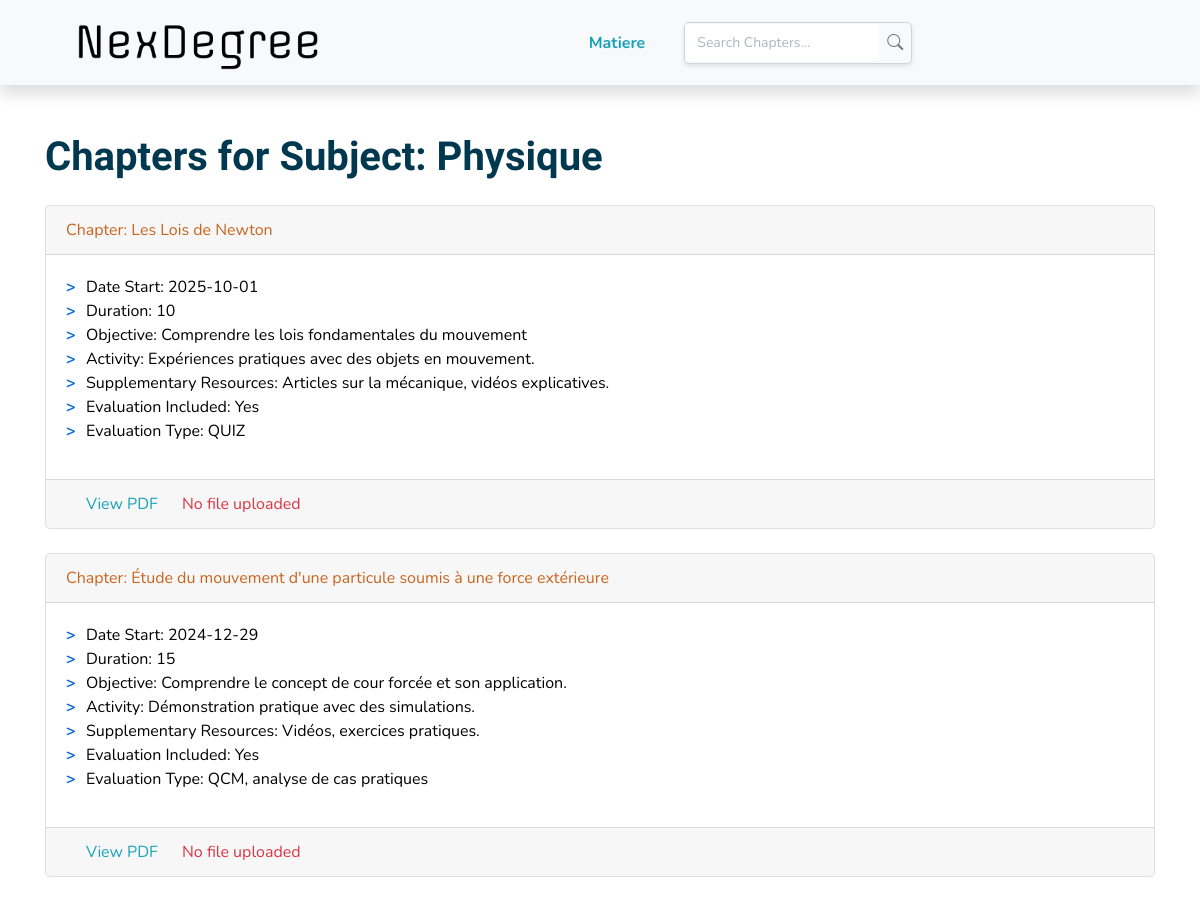
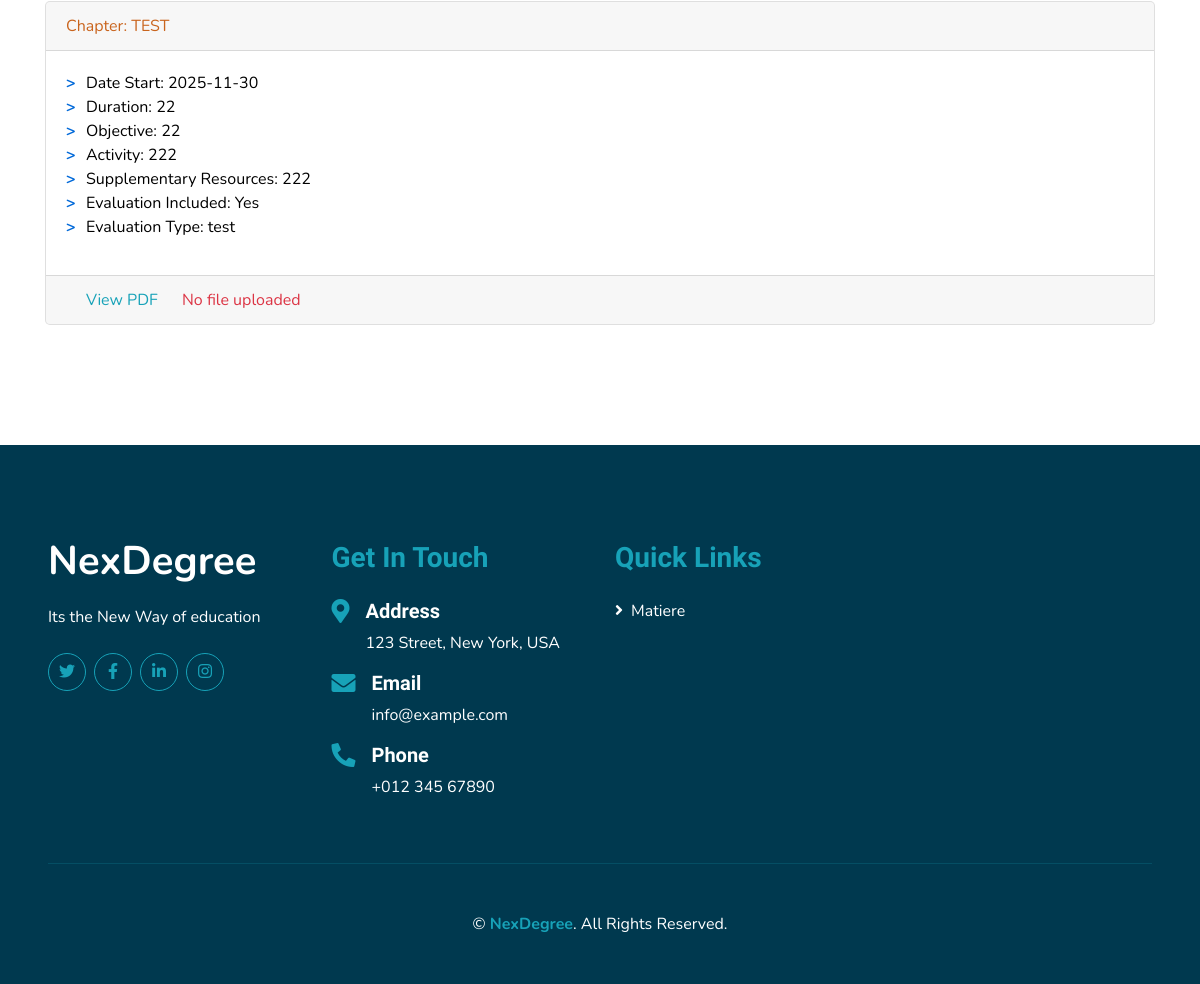
Page /View/FrontOffice/affichechapitre.php?id_matiere=2 on the committed database (2 pictures, top to bottom).
### tables this page shows
CREATE TABLE `matiere` (
  `id_matiere` int(11) NOT NULL,
  `nom` varchar(255) NOT NULL,
  `description` text DEFAULT NULL,
  `credit` int(11) DEFAULT NULL,
  `sems` int(11) DEFAULT NULL,
  `niveau` int(11) DEFAULT NULL,
  `prerequis` text DEFAULT NULL,
  `nombre_chapitre` int(11) DEFAULT NULL
);

CREATE TABLE `chapitre` (
  `id_chapitre` int(11) NOT NULL,
  `id_matiere` int(11) NOT NULL,
  `titre` varchar(255) NOT NULL,
  `contenu` varchar(255) NOT NULL,
  `date_debut` date DEFAULT NULL,
  `duree` int(11) DEFAULT NULL,
  `objectif` text DEFAULT NULL,
  `activite` text DEFAULT NULL,
  `res_supp` text DEFAULT NULL,
  `evaluation_incluse` tinyint(1) DEFAULT 0,
  `type_de_evaluation` varchar(255) DEFAULT NULL
);

### controller/chapitre_controller.php (called while the page is built, shortened)
<?php
class chapitre_controller
{
public function get_chapitres_by_matiere($id_matiere) {
    $db = config::getConnexion();
    $sql = "SELECT * FROM chapitre WHERE id_matiere = ?";
    $query = $db->prepare($sql);
    $query->execute([$id_matiere]);
    return $query->fetchAll();
}
    }
?>

### View/FrontOffice/affichechapitre.php (the view, shortened to what this page needs)
<?php
include(__DIR__ . '/../../Controller/chapitre_controller.php');
$id_matiere = intval($_GET['id_matiere']);
$chapitreController = new chapitre_controller();
$chapitres = $chapitreController->get_chapitres_by_matiere($id_matiere);
$sql_matiere = "SELECT nom FROM matiere WHERE id_matiere = ?";
$db = config::getConnexion();
$query_matiere = $db->prepare($sql_matiere);
$query_matiere->execute([$id_matiere]);
$matiere_name = $query_matiere->fetchColumn();
?>
<!DOCTYPE html>
<html lang="en">
<head>
    <link href="https://cdnjs.cloudflare.com/ajax/libs/font-awesome/5.10.0/css/all.min.css" rel="stylesheet">
    <link href="lib/flaticon/font/flaticon.css" rel="stylesheet">
    <link href="lib/owlcarousel/assets/owl.carousel.min.css" rel="stylesheet">
    <link href="lib/lightbox/css/lightbox.min.css" rel="stylesheet">
    <link rel="stylesheet" href="https://cdn.jsdelivr.net/npm/bootstrap-icons@1.5.0/font/bootstrap-icons.css">
    <link href="css/style.css" rel="stylesheet">
</head>
<body>
    <div class="container-fluid bg-light position-relative shadow">
    <nav class="navbar navbar-expand-lg bg-light navbar-light py-3 py-lg-0 px-0 px-lg-5">
        <a href="index.php" class="navbar-brand font-weight-bold text-secondary" style="font-size: 50px;">
            <img src="img/logo.png" style="width: 270px; height: 50px;" alt="NexDegree">
        </a>
        <div class="collapse navbar-collapse justify-content-between" id="navbarCollapse">
            <div class="navbar-nav font-weight-bold mx-auto py-0 d-flex align-items-center">
                <a href="index.php" class="nav-item nav-link active">Matiere</a>
                <div class="search-bar ml-4">
                    <form class="search-form d-flex align-items-center" method="POST" action="search_chapters.php">
                        <input type="text" name="query" placeholder="Search Chapters..."
                               value="<?= isset($_POST['query']) ? htmlspecialchars($_POST['query']) : '' ?>" />
                        <button type="submit" title="Search">
                            <i class="bi bi-search"></i>
                        </button>
                    </form>
                </div>
            </div>
        </div>
    </nav>
</div>
    <div class="container-fluid py-5">
        <div class="container">
        <h1 class="mb-4">Chapters for Subject: <?= htmlspecialchars($matiere_name) ?></h1>
<?php if (empty($chapitres)): ?>
    <p class="text-muted">No chapters available for this subject.</p>
<?php else: ?>
    <?php foreach ($chapitres as $chapitre): ?>
        <div class="card mb-4">
            <div class="card-header" style="color : rgb(201, 100, 29);">
                Chapter: <?= htmlspecialchars($chapitre['titre']) ?>
            </div>
            <div class="card-body" style="color:black;">
                <ul>
                    <li>Date Start: <?= isset($chapitre['date_debut']) ? htmlspecialchars($chapitre['date_debut']) : 'N/A'; ?></li>
                    <li>Duration: <?= isset($chapitre['duree']) ? htmlspecialchars($chapitre['duree']) : 'N/A'; ?></li>
                    <li>Objective: <?= isset($chapitre['objectif']) ? htmlspecialchars($chapitre['objectif']) : 'N/A'; ?></li>
                    <li>Activity: <?= isset($chapitre['activite']) ? htmlspecialchars($chapitre['activite']) : 'N/A'; ?></li>
                    <li>Supplementary Resources: <?= isset($chapitre['res_supp']) ? htmlspecialchars($chapitre['res_supp']) : 'N/A'; ?></li>
                    <li>Evaluation Included: <?= isset($chapitre['evaluation_incluse']) && $chapitre['evaluation_incluse'] ? 'Yes' : 'No'; ?></li>
                    <li>Evaluation Type:
                        <?= isset($chapitre['type_de_evaluation']) && $chapitre['evaluation_incluse'] ? htmlspecialchars($chapitre['type_de_evaluation']) : 'NONE'; ?>
                    </li>
                </ul>
            </div>
            <div class="card-footer">
            <?php
                $file_path = "../uploads/" . basename($chapitre['contenu']);?>
                <a href="<?= htmlspecialchars($file_path); ?>" style="margin-left:20px; margin-right:20px;" >View PDF</a>
            <?php if (isset($chapitre['contenu']) && !empty($chapitre['contenu']) && file_exists("../uploads/" . $chapitre['contenu'])): ?>
    <a href="../uploads/<?= htmlspecialchars($chapitre['contenu']); ?>" download="<?= htmlspecialchars($chapitre['contenu']); ?>">Download PDF</a>
    <a style="margin-left:20px; margin-right:20px;" href="quiz.php?id_chapitre=<?= htmlspecialchars($chapitre['id_chapitre']) ?>" >Quiz</a>
    <a style="margin-left:20px; margin-right:20px;" href="ListeTest.php?id_chapitre=<?= htmlspecialchars($chapitre['id_chapitre']) ?>" >Test</a>
    <?php else: ?>
    <span class="text-danger">No file uploaded</span>
<?php endif; ?>
</div>
        </div>
    <?php endforeach; ?>
<?php endif; ?>
        </div>
    </div>
    <div class="container-fluid bg-secondary text-white mt-5 py-5 px-sm-3 px-md-5">
        <div class="row pt-5">
            <div class="col-lg-3 col-md-6 mb-5">
                <a href="#" class="navbar-brand font-weight-bold text-primary m-0 mb-4 p-0" style="font-size: 40px; line-height: 40px;">
                    <span class="text-white">NexDegree</span>
                </a>
                <p>Its the New Way of education</p>
                <div class="d-flex justify-content-start mt-4">
                    <a class="btn btn-outline-primary rounded-circle text-center mr-2 px-0"
                        style="width: 38px; height: 38px;" href="#"><i class="fab fa-twitter"></i></a>
                    <a class="btn btn-outline-primary rounded-circle text-center mr-2 px-0"
                        style="width: 38px; height: 38px;" href="#"><i class="fab fa-facebook-f"></i></a>
                    <a class="btn btn-outline-primary rounded-circle text-center mr-2 px-0"
                        style="width: 38px; height: 38px;" href="#"><i class="fab fa-linkedin-in"></i></a>
                    <a class="btn btn-outline-primary rounded-circle text-center mr-2 px-0"
                        style="width: 38px; height: 38px;" href="#"><i class="fab fa-instagram"></i></a>
                </div>
            </div>
            <div class="col-lg-3 col-md-6 mb-5">
                <h3 class="text-primary mb-4">Get In Touch</h3>
                <div class="d-flex">
                    <h4 class="fa fa-map-marker-alt text-primary"></h4>
                    <div class="pl-3">
                        <h5 class="text-white">Address</h5>
                        <p>123 Street, New York, USA</p>
                    </div>
                </div>
                <div class="d-flex">
                    <h4 class="fa fa-envelope text-primary"></h4>
                    <div class="pl-3">
                        <h5 class="text-white">Email</h5>
                        <p>info@example.com</p>
                    </div>
                </div>
                <div class="d-flex">
                    <h4 class="fa fa-phone-alt text-primary"></h4>
                    <div class="pl-3">
                        <h5 class="text-white">Phone</h5>
                        <p>+012 345 67890</p>
                    </div>
                </div>
            </div>
            <div class="col-lg-3 col-md-6 mb-5">
                <h3 class="text-primary mb-4">Quick Links</h3>
                <div class="d-flex flex-column justify-content-start">
                    <a class="text-white mb-2" href="index.php"><i class="fa fa-angle-right mr-2"></i>Matiere</a>
                </div>
            </div>
        </div>
        <div class="container-fluid pt-5" style="border-top: 1px solid rgba(23, 162, 184, .2);;">
            <p class="m-0 text-center text-white">
                &copy; <a class="text-primary font-weight-bold" href="#">NexDegree</a>. All Rights Reserved.
            </p>
        </div>
    </div>
</body>
</html>

### View/FrontOffice/affichechapitre.php (style rules this page uses)
.search-bar { width: auto; margin: 0; right: 0; }
.search-form { display: flex; align-items: center; background-color: #f8f9fa; border: 1px solid #ced4da; border-radius: 5px; overflow: hidden; box-shadow: 0 2px 4px rgba(0, 0, 0, 0.1); }
.search-form input { flex-grow: 1; padding: 8px 12px; border: none; outline: none; font-size: 14px; min-width: 150px; }
.search-form input::placeholder { color: #adb5bd; }
.search-form button { background: none; border: none; padding: 8px; cursor: pointer; color: #6c757d; transition: color 0.3s ease; }
ul { list-style: none; padding: 0; }
ul li { position: relative; padding-left: 20px; }
ul li::before { content: ">"; position: absolute; left: 0; color: #0069d9; font-weight: bold; }

### rows in the picture
matiere: nom "Physique"
chapitre: titre "Les Lois de Newton", date_debut "2025-10-01", duree "10", objectif "Comprendre les lois fondamentales du mouvement", activite "Expériences pratiques avec des objets en mouvement.", res_supp "Articles sur la mécanique, vidéos explicatives.", evaluation_incluse "Yes", type_de_evaluation "QUIZ", shows "No file uploaded"
chapitre: titre "Étude du mouvement d'une particule soumis à une force extérieure", date_debut "2024-12-29", duree "15", objectif "Comprendre le concept de cour forcée et son application.", activite "Démonstration pratique avec des simulations.", res_supp "Vidéos, exercices pratiques.", evaluation_incluse "Yes", type_de_evaluation "QCM, analyse de cas pratiques", shows "No file uploaded"
chapitre: titre "TEST", date_debut "2025-11-30", duree "22", objectif "22", activite "222", res_supp "222", evaluation_incluse "Yes", type_de_evaluation "test", shows "No file uploaded"
